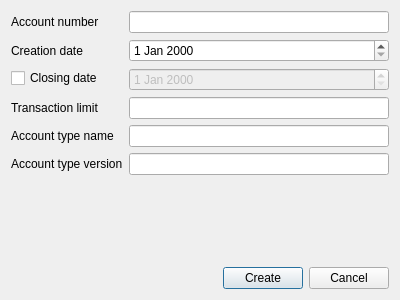
<?xml version="1.0" encoding="UTF-8"?>
<ui version="4.0">
 <class>AccountDialog</class>
 <widget class="QDialog" name="AccountDialog">
  <property name="geometry">
   <rect>
    <x>0</x>
    <y>0</y>
    <width>400</width>
    <height>300</height>
   </rect>
  </property>
  <property name="windowTitle">
   <string>Add account...</string>
  </property>
  <layout class="QVBoxLayout" name="verticalLayout">
   <item>
    <layout class="QFormLayout" name="main_section">
     <property name="sizeConstraint">
      <enum>QLayout::SetDefaultConstraint</enum>
     </property>
     <item row="0" column="0">
      <widget class="QLabel" name="account_number_label">
       <property name="text">
        <string>Account number</string>
       </property>
      </widget>
     </item>
     <item row="7" column="0">
      <widget class="QLabel" name="type_version_label">
       <property name="text">
        <string>Account type version</string>
       </property>
      </widget>
     </item>
     <item row="2" column="0">
      <widget class="QLabel" name="creation_date_label">
       <property name="text">
        <string>Creation date</string>
       </property>
      </widget>
     </item>
     <item row="6" column="0">
      <widget class="QLabel" name="type_name_label">
       <property name="text">
        <string>Account type name</string>
       </property>
      </widget>
     </item>
     <item row="5" column="0">
      <widget class="QLabel" name="transaction_limit_label">
       <property name="text">
        <string>Transaction limit</string>
       </property>
      </widget>
     </item>
     <item row="0" column="1">
      <widget class="QLineEdit" name="account_number_edit"/>
     </item>
     <item row="5" column="1">
      <widget class="QLineEdit" name="transaction_limit_edit"/>
     </item>
     <item row="6" column="1">
      <widget class="QLineEdit" name="type_name_edit"/>
     </item>
     <item row="7" column="1">
      <widget class="QLineEdit" name="type_version_edit"/>
     </item>
     <item row="2" column="1">
      <widget class="QDateEdit" name="creation_date_edit"/>
     </item>
     <item row="3" column="0">
      <widget class="QCheckBox" name="closing_date_check">
       <property name="text">
        <string>Closing date</string>
       </property>
      </widget>
     </item>
     <item row="3" column="1">
      <widget class="QDateEdit" name="closing_date_edit">
       <property name="enabled">
        <bool>false</bool>
       </property>
      </widget>
     </item>
    </layout>
   </item>
   <item>
    <spacer name="main_spacer">
     <property name="orientation">
      <enum>Qt::Vertical</enum>
     </property>
     <property name="sizeHint" stdset="0">
      <size>
       <width>20</width>
       <height>40</height>
      </size>
     </property>
    </spacer>
   </item>
   <item>
    <layout class="QHBoxLayout" name="button_section">
     <property name="sizeConstraint">
      <enum>QLayout::SetMinimumSize</enum>
     </property>
     <item>
      <spacer name="button_spacer">
       <property name="orientation">
        <enum>Qt::Horizontal</enum>
       </property>
       <property name="sizeHint" stdset="0">
        <size>
         <width>40</width>
         <height>20</height>
        </size>
       </property>
      </spacer>
     </item>
     <item>
      <widget class="QPushButton" name="create_button">
       <property name="text">
        <string>Create</string>
       </property>
      </widget>
     </item>
     <item>
      <widget class="QPushButton" name="cancel_button">
       <property name="text">
        <string>Cancel</string>
       </property>
      </widget>
     </item>
    </layout>
   </item>
  </layout>
 </widget>
 <resources/>
 <connections>
  <connection>
   <sender>closing_date_check</sender>
   <signal>toggled(bool)</signal>
   <receiver>closing_date_edit</receiver>
   <slot>setEnabled(bool)</slot>
   <hints>
    <hint type="sourcelabel">
     <x>65</x>
     <y>84</y>
    </hint>
    <hint type="destinationlabel">
     <x>176</x>
     <y>91</y>
    </hint>
   </hints>
  </connection>
  <connection>
   <sender>cancel_button</sender>
   <signal>clicked()</signal>
   <receiver>AccountDialog</receiver>
   <slot>reject()</slot>
   <hints>
    <hint type="sourcelabel">
     <x>331</x>
     <y>277</y>
    </hint>
    <hint type="destinationlabel">
     <x>283</x>
     <y>-12</y>
    </hint>
   </hints>
  </connection>
 </connections>
</ui>
